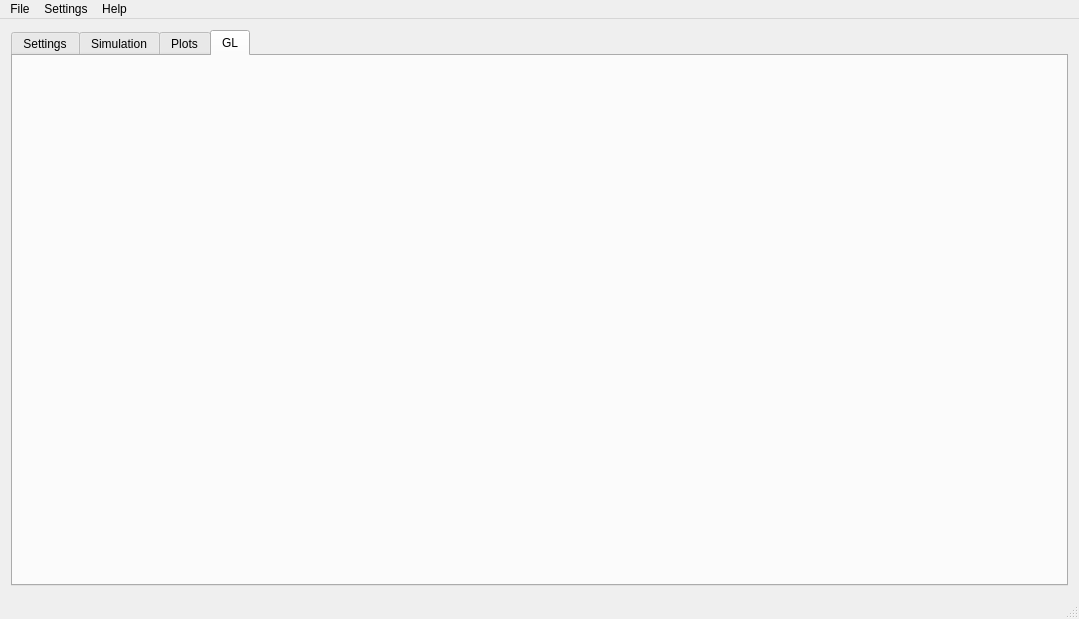
<?xml version="1.0" encoding="UTF-8"?>
<ui version="4.0">
 <class>mdmainwin</class>
 <widget class="QMainWindow" name="mdmainwin">
  <property name="geometry">
   <rect>
    <x>0</x>
    <y>0</y>
    <width>1079</width>
    <height>619</height>
   </rect>
  </property>
  <property name="sizePolicy">
   <sizepolicy hsizetype="Maximum" vsizetype="Maximum">
    <horstretch>0</horstretch>
    <verstretch>0</verstretch>
   </sizepolicy>
  </property>
  <property name="windowTitle">
   <string>Computational Physics Consulting</string>
  </property>
  <widget class="QWidget" name="centralWidget">
   <layout class="QVBoxLayout" name="verticalLayout_2">
    <item>
     <widget class="QTabWidget" name="tabWidget_2">
      <property name="currentIndex">
       <number>3</number>
      </property>
      <widget class="QWidget" name="tab_settings">
       <attribute name="title">
        <string>Settings</string>
       </attribute>
       <layout class="QVBoxLayout" name="verticalLayout">
        <item>
         <layout class="QHBoxLayout" name="horizontalLayout"/>
        </item>
       </layout>
      </widget>
      <widget class="QWidget" name="tab_simulation_2">
       <attribute name="title">
        <string>Simulation</string>
       </attribute>
       <layout class="QVBoxLayout" name="verticalLayout_4">
        <item>
         <layout class="QHBoxLayout" name="horizontalLayout_3">
          <item>
           <widget class="QPushButton" name="start_simulation_pb">
            <property name="text">
             <string>Start Simulation</string>
            </property>
           </widget>
          </item>
          <item>
           <widget class="QCheckBox" name="close_when_finished_cb">
            <property name="enabled">
             <bool>true</bool>
            </property>
            <property name="text">
             <string>Close when finished</string>
            </property>
           </widget>
          </item>
          <item>
           <spacer name="horizontalSpacer_2">
            <property name="orientation">
             <enum>Qt::Horizontal</enum>
            </property>
            <property name="sizeHint" stdset="0">
             <size>
              <width>40</width>
              <height>20</height>
             </size>
            </property>
           </spacer>
          </item>
         </layout>
        </item>
        <item>
         <layout class="QHBoxLayout" name="horizontalLayout_2"/>
        </item>
        <item>
         <widget class="QTextBrowser" name="simulation_output_tb"/>
        </item>
       </layout>
      </widget>
      <widget class="QWidget" name="tab_plots">
       <attribute name="title">
        <string>Plots</string>
       </attribute>
      </widget>
      <widget class="QWidget" name="tab_GL">
       <property name="sizePolicy">
        <sizepolicy hsizetype="Maximum" vsizetype="Maximum">
         <horstretch>0</horstretch>
         <verstretch>0</verstretch>
        </sizepolicy>
       </property>
       <attribute name="title">
        <string>GL</string>
       </attribute>
       <widget class="QWidget" name="verticalLayoutWidget">
        <property name="geometry">
         <rect>
          <x>10</x>
          <y>10</y>
          <width>1031</width>
          <height>501</height>
         </rect>
        </property>
        <layout class="QVBoxLayout" name="verticalLayout_6"/>
       </widget>
      </widget>
     </widget>
    </item>
   </layout>
  </widget>
  <widget class="QMenuBar" name="menuBar">
   <property name="geometry">
    <rect>
     <x>0</x>
     <y>0</y>
     <width>1079</width>
     <height>26</height>
    </rect>
   </property>
   <widget class="QMenu" name="menuFile">
    <property name="title">
     <string>File</string>
    </property>
    <addaction name="actionExit"/>
   </widget>
   <widget class="QMenu" name="menuHelp">
    <property name="title">
     <string>Help</string>
    </property>
    <addaction name="actionAbout"/>
   </widget>
   <widget class="QMenu" name="menuSettings">
    <property name="title">
     <string>Settings</string>
    </property>
    <addaction name="actionSave_Settings"/>
    <addaction name="actionLoad_Settings"/>
   </widget>
   <addaction name="menuFile"/>
   <addaction name="menuSettings"/>
   <addaction name="menuHelp"/>
  </widget>
  <widget class="QStatusBar" name="statusbar"/>
  <action name="actionExit">
   <property name="text">
    <string>Exit</string>
   </property>
  </action>
  <action name="actionAbout">
   <property name="text">
    <string>About...</string>
   </property>
  </action>
  <action name="actionSave_Settings">
   <property name="text">
    <string>Save Settings...</string>
   </property>
  </action>
  <action name="actionLoad_Settings">
   <property name="text">
    <string>Load Settings...</string>
   </property>
  </action>
 </widget>
 <layoutdefault spacing="6" margin="11"/>
 <resources/>
 <connections>
  <connection>
   <sender>actionExit</sender>
   <signal>triggered()</signal>
   <receiver>mdmainwin</receiver>
   <slot>close()</slot>
   <hints>
    <hint type="sourcelabel">
     <x>-1</x>
     <y>-1</y>
    </hint>
    <hint type="destinationlabel">
     <x>191</x>
     <y>195</y>
    </hint>
   </hints>
  </connection>
 </connections>
</ui>
